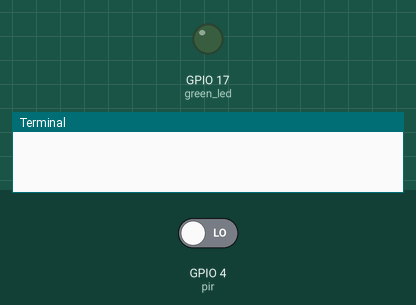
Bench run of a program on a simulated Raspberry Pi (BCM pin numbers). Parts: output pins drawn as LEDs (lit = HIGH), the last lines printed to the terminal. The inputs (shaded band) are chosen by the test bench; at power-on: GPIO 4 (pir) LOW. Web requests get an empty 200 reply after 0.4 s.

Above: at 1.2 s.
1.3 s: GPIO 4 (pir) driven HIGH
At 2.2 s:
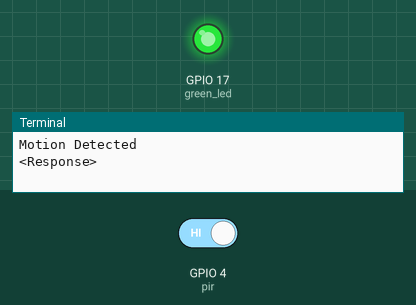
2.8 s: GPIO 4 (pir) driven LOW
At 3.3 s:
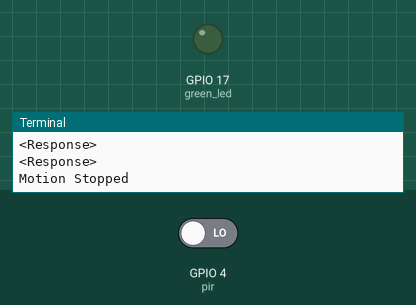
Timing chart, 0 to 5.8 s (numbered marks = the images above; inputs shaded):
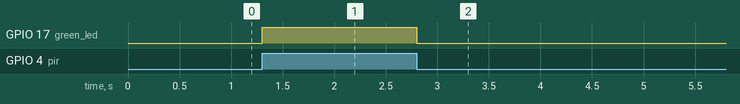

The program:

motion.py
```python
import requests
from gpiozero import LED
from gpiozero import MotionSensor

green_led = LED(17)
pir=MotionSensor(4)
green_led.off()
data = {"isActivated" : ''}
url = "http://localhost:9000/motion-sensor-data"


while True:
    pir.wait_for_motion()
    green_led.on()
    print("Motion Detected")
    data = {"isActivated" : 'true'}
    response = requests.post(url, data)
    print(response)
    pir.wait_for_no_motion()
    green_led.off()
    data = {"isActivated" : 'false'}
    response = requests.post(url, data)
    print(response)
    print("Motion Stopped")
```

Measured:
- after the input at 1.3 s, GPIO 17 (green_led): LOW → HIGH at once
- after the input at 2.8 s, GPIO 17 (green_led): HIGH → LOW at once
